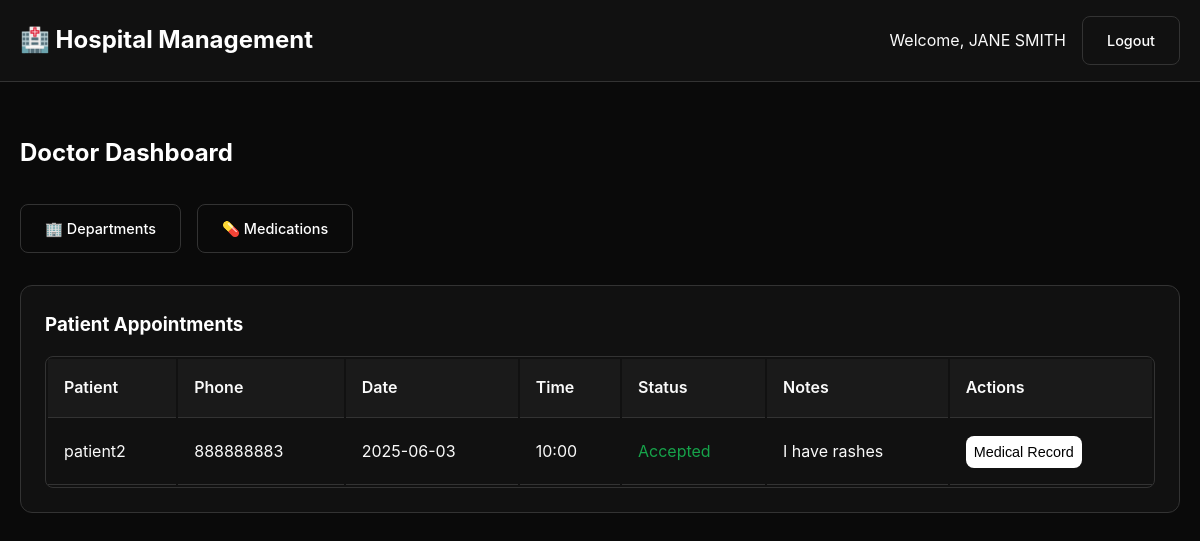
Page /doctor/dashboard (signed in) on the committed database.
### tables this page shows
CREATE TABLE appointments (
            id INTEGER PRIMARY KEY AUTOINCREMENT,
            patient_id INTEGER NOT NULL,
            doctor_id INTEGER NOT NULL,
            appointment_date DATE NOT NULL,
            appointment_time TEXT NOT NULL,
            status TEXT DEFAULT 'pending',
            notes TEXT,
            created_at TIMESTAMP DEFAULT CURRENT_TIMESTAMP,
            FOREIGN KEY (patient_id) REFERENCES users (id),
            FOREIGN KEY (doctor_id) REFERENCES users (id)
        );

CREATE TABLE users (
            id INTEGER PRIMARY KEY AUTOINCREMENT,
            email TEXT UNIQUE NOT NULL,
            password_hash TEXT NOT NULL,
            name TEXT NOT NULL,
            user_type TEXT NOT NULL,
            phone TEXT,
            specialization TEXT,
            created_at TIMESTAMP DEFAULT CURRENT_TIMESTAMP
        );

### app.py (the view)
@app.route('/doctor/dashboard')
@doctor_required
def doctor_dashboard():
    conn = sqlite3.connect('hospital.db')
    cursor = conn.cursor()
    cursor.execute('''
        SELECT a.id, p.name, a.appointment_date, a.appointment_time, a.status, a.notes, p.phone
        FROM appointments a
        JOIN users p ON a.patient_id = p.id
        WHERE a.doctor_id = ?
        ORDER BY a.appointment_date DESC, a.appointment_time DESC
    ''', (session['user_id'],))
    appointments = cursor.fetchall()
    cursor.execute('''
        SELECT mr.id, p.name, mr.diagnosis, mr.prescription, mr.notes, mr.created_at, p.phone
        FROM medical_records mr
        JOIN users p ON mr.patient_id = p.id
        WHERE mr.doctor_id = ?
        ORDER BY mr.created_at DESC
    ''', (session['user_id'],))
    medical_records = cursor.fetchall()
    conn.close()
    return render_template('doctor_dashboard.html', appointments=appointments, medical_records=medical_records)

### app.py (called while the page is built)
def doctor_required(f):
    @wraps(f)
    def decorated_function(*args, **kwargs):
        if 'user_id' not in session or session.get('user_type') != 'doctor':
            flash('Access denied. Doctor privileges required.')
            return redirect(url_for('login'))
        return f(*args, **kwargs)
    return decorated_function

### templates/doctor_dashboard.html (shortened to what this page needs)
{% extends "base.html" %}
{% block content %}
<h2 style="margin-bottom: 2rem; color: #fff;">Doctor Dashboard</h2>
<div style="display: flex; gap: 1rem; margin-bottom: 2rem;">
    <a href="{{ url_for('view_departments') }}" class="btn btn-secondary">🏢 Departments</a>
    <a href="{{ url_for('view_medications') }}" class="btn btn-secondary">💊 Medications</a>
</div>
<div class="card">
    <h3>Patient Appointments</h3>
    {% if appointments %}
    <div style="overflow-x: auto;">
        <table class="table">
            <thead>
                <tr>
                    <th>Patient</th>
                    <th>Phone</th>
                    <th>Date</th>
                    <th>Time</th>
                    <th>Status</th>
                    <th>Notes</th>
                    <th>Actions</th>
                </tr>
            </thead>
            <tbody>
                {% for appointment in appointments %}
                <tr>
                    <td>{{ appointment[1] }}</td>
                    <td>{{ appointment[6] }}</td>
                    <td>{{ appointment[2] }}</td>
                    <td>{{ appointment[3] }}</td>
                    <td><span class="status-{{ appointment[4] }}">{{ appointment[4].title() }}</span></td>
                    <td>{{ appointment[5] or '-' }}</td>
                    <td>
                        {% if appointment[4] == 'pending' %}
                        <button onclick="updateAppointment({{ appointment[0] }}, 'accepted')" class="btn" style="margin-right: 0.5rem; padding: 0.5rem;">Accept</button>
                        <button onclick="updateAppointment({{ appointment[0] }}, 'rejected')" class="btn btn-danger" style="padding: 0.5rem;">Reject</button>
                        {% elif appointment[4] == 'accepted' %}
                        <button onclick="openMedicalRecord({{ appointment[0] }}, '{{ appointment[1] }}')" class="btn" style="padding: 0.5rem;">Medical Record</button>
                        {% endif %}
                    </td>
                </tr>
                {% endfor %}
            </tbody>
        </table>
    </div>
    {% else %}
    <p style="color: #ccc;">No appointments yet.</p>
    {% endif %}
</div>
{% endblock %}

### templates/base.html (style rules this page uses)
* { margin: 0; padding: 0; box-sizing: border-box; }
body { font-family: -apple-system, BlinkMacSystemFont, 'Segoe UI', Roboto, Oxygen, Ubuntu, sans-serif; background: #0a0a0a; color: #fafafa; line-height: 1.6; min-height: 100vh; }
.btn { background: #fff; color: #000; border: none; padding: 0.75rem 1.5rem; border-radius: 8px; text-decoration: none; font-weight: 500; cursor: pointer; transition: all 0.2s ease; display: inline-block; font-size: 0.9rem; }
.btn-secondary { background: transparent; color: #fff; border: 1px solid #333; }
.card { background: #111; border: 1px solid #333; border-radius: 12px; padding: 1.5rem; margin-bottom: 1rem; }
.card h3 { margin-bottom: 1rem; color: #fff; }
.table { width: 100%; background: #111; border-radius: 8px; overflow: hidden; border: 1px solid #333; }
.table th, .table td { padding: 1rem; text-align: left; border-bottom: 1px solid #333; }
.table th { background: #1a1a1a; font-weight: 600; }
.status-accepted { color: #16a34a; }

### rows in the picture
appointments: name "patient2", phone "888888883", appointment_date "2025-06-03", appointment_time "10:00", status "Accepted", notes "I have rashes"

### other values in the picture
{{ session.user_name }} "JANE SMITH"
